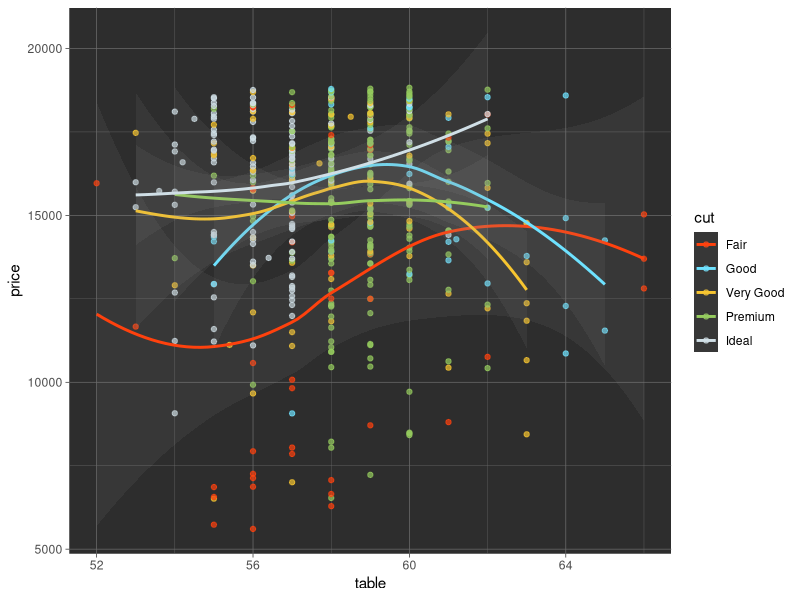
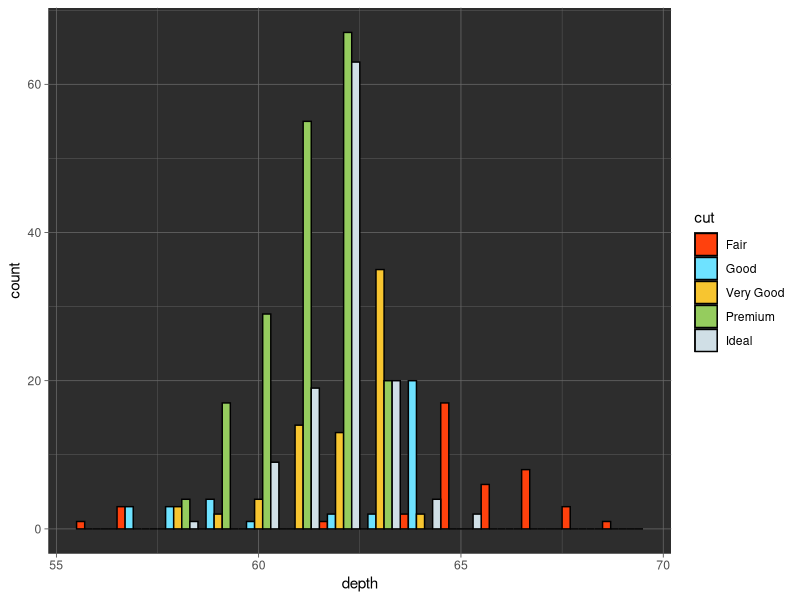

The R source for these figures, in order:
library(ggsci)


### Name: scale_color_tron
### Title: Tron Legacy Color Scales
### Aliases: scale_color_tron scale_colour_tron scale_fill_tron

### ** Examples

library("ggplot2")
data("diamonds")

ggplot(subset(diamonds, carat >= 2.2),
       aes(x = table, y = price, colour = cut)) +
  geom_point(alpha = 0.7) +
  geom_smooth(method = "loess", alpha = 0.1, size = 1, span = 1) +
  theme_dark() + theme(
    panel.background = element_rect(fill = "#2D2D2D"),
    legend.key = element_rect(fill = "#2D2D2D")) +
  scale_color_tron()

ggplot(subset(diamonds, carat > 2.2 & depth > 55 & depth < 70),
       aes(x = depth, fill = cut)) +
  geom_histogram(colour = "black", binwidth = 1, position = "dodge") +
  theme_dark() + theme(
    panel.background = element_rect(fill = "#2D2D2D")) +
  scale_fill_tron()
